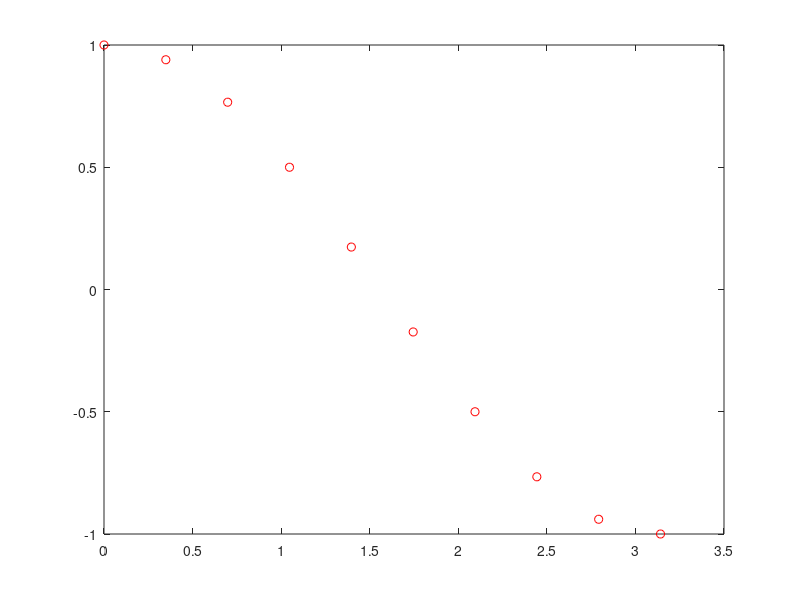
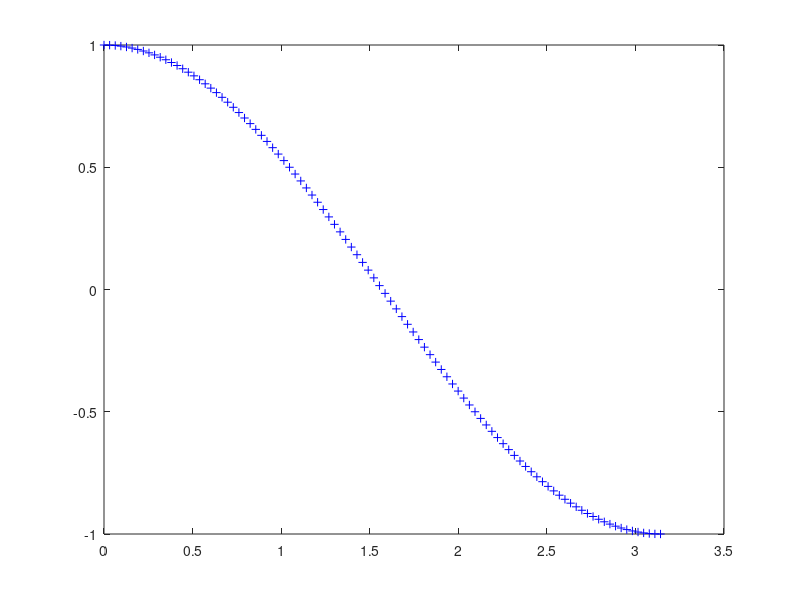

The MATLAB script that drew these images, in order:
%CosWaveMarcoGonzalez

%Marco Gonzalez / EA 3 / 09/20/2016
%----------------------Begin Code--------------------
clc

x=linspace(0,pi,10);
x2=linspace(0,pi,100);

y=cos(x);
y2=cos(x2);


figure(1)
plot(x,y,'ro')

figure(2)
plot(x2,y2,'b+')